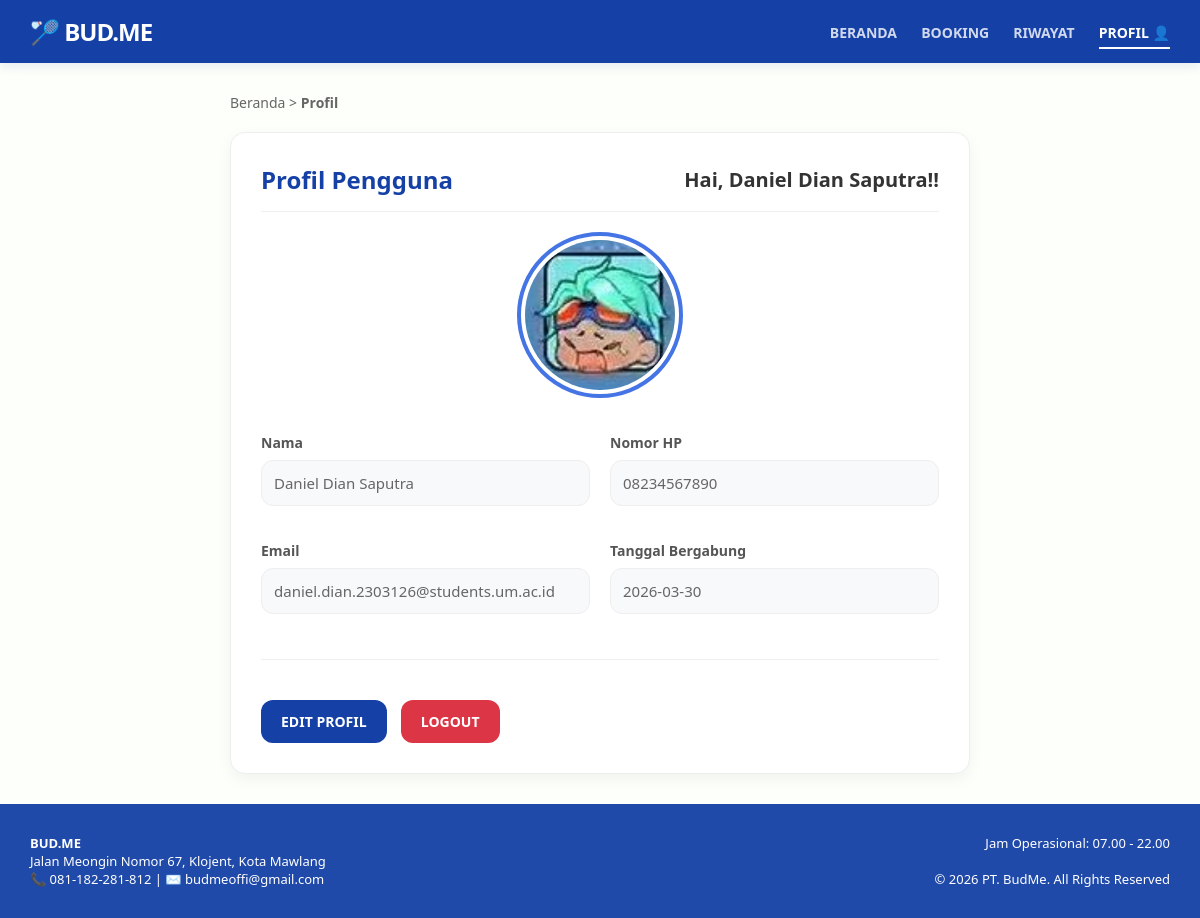
/index.php?page=profil (signed in), run on the app's committed database.
### tables this page shows
CREATE TABLE `users` (
  `id` int(11) NOT NULL,
  `nama` varchar(100) NOT NULL,
  `email` varchar(100) NOT NULL,
  `password` varchar(255) NOT NULL,
  `nomor_hp` varchar(20) DEFAULT NULL,
  `tanggal_bergabung` date DEFAULT NULL,
  `status_akun` enum('AKTIF','NONAKTIF') DEFAULT 'AKTIF',
  `foto` varchar(255) DEFAULT 'default_profile.png'
);

### controllers/ProfilController.php (called while the page is built, shortened)
<?php
require_once 'models/UserModel.php';
class ProfilController {
    private $userModel;
    public function __construct() {
        $database = new Database();
        $db = $database->getConnection();
        $this->userModel = new UserModel($db);
    }
    public function index() {
        $user_id = $_SESSION['user_id'];
        $profil = $this->userModel->getUserProfile($user_id);
        $is_edit = (isset($_GET['action']) && $_GET['action'] == 'edit');
        require_once 'views/profil.php';
    }
}
?>

### models/UserModel.php (called while the page is built, shortened)
<?php
class UserModel {
    private $conn;
    private $table_name = "users";
    public function __construct($db) {
        $this->conn = $db;
    }
    public function getUserProfile($user_id) {
        $query = "SELECT nama, email, nomor_hp, tanggal_bergabung, status_akun, foto FROM " . $this->table_name . " WHERE id = :id";
        $stmt = $this->conn->prepare($query);
        $stmt->bindParam(":id", $user_id);
        $stmt->execute();
        return $stmt->fetch(PDO::FETCH_ASSOC);
    }
}
?>

### views/profil.php (the view, shortened to what this page needs)
<!DOCTYPE html>
<html lang="id">
<head>
</head>
<body>
    <header>
        <h1>🏸 BUD.ME</h1>
        <nav>
            <a href="<?= BASE_URL ?>index.php?page=beranda">Beranda</a>
            <a href="<?= BASE_URL ?>index.php?page=booking">Booking</a>
            <a href="<?= BASE_URL ?>index.php?page=riwayat">Riwayat</a>
            <a href="<?= BASE_URL ?>index.php?page=profil" class="active">Profil 👤</a>
        </nav>
    </header>
    <div class="container">
        <div class="breadcrumb">Beranda > <strong>Profil</strong></div>
        <div class="profile-card">
            <div class="profile-header">
                <h2>Profil Pengguna</h2>
                <div class="greeting">Hai, <?= htmlspecialchars($_SESSION['nama'] ?? 'User'); ?>!!</div>
            </div>
            <div style="text-align: center; margin-bottom: 30px;">
                <img src="<?= BASE_URL ?>assets/images/profile/<?= htmlspecialchars($profil['foto'] ?? 'default_profile.png'); ?>" alt="Foto Profil" style="width: 150px; height: 150px; border-radius: 50%; object-fit: cover; border: 4px solid #4575e5; padding: 4px;">
            </div>
            <?php if($is_edit): ?>
                <form action="<?= BASE_URL ?>index.php?page=profil&action=edit" method="POST" enctype="multipart/form-data">
                    <div class="profile-grid">
                        <div class="form-group" style="grid-column: 1 / -1;">
                            <label>Nama Lengkap</label>
                            <input type="text" name="nama" class="editable-input" value="<?= htmlspecialchars($profil['nama'] ?? ''); ?>" required>
                        </div>
                        <div class="form-group">
                            <label>Nomor HP</label>
                            <input type="text" name="nomor_hp" class="editable-input" value="<?= htmlspecialchars($profil['nomor_hp'] ?? ''); ?>" required>
                        </div>
                        <div class="form-group">
                            <label>Ganti Foto Profil</label>
                            <input type="file" name="foto" class="editable-input" style="padding: 9px;">
                        </div>
                        <div class="form-group">
                            <label>Email (Terkunci)</label>
                            <div class="locked-value"><?= htmlspecialchars($profil['email'] ?? '-'); ?></div>
                        </div>
                        <div class="form-group">
                            <label>Status Akun</label>
                            <div class="locked-value" style="color: #4575e5; font-weight: bold;"><?= htmlspecialchars($profil['status_akun'] ?? 'AKTIF'); ?></div>
                        </div>
                    </div>
                    <div style="margin-top: 30px; border-top: 1px solid #eee; padding-top: 20px;">
                        <button type="submit" name="simpan_profil" class="btn-action btn-save">SIMPAN PERUBAHAN</button>
                        <a href="<?= BASE_URL ?>index.php?page=profil" class="btn-action btn-cancel">BATAL</a>
                    </div>
                </form>
            <?php else: ?>
                <div class="profile-grid">
                    <div class="form-group">
                        <label>Nama</label>
                        <div class="locked-value"><?= htmlspecialchars($profil['nama'] ?? 'Belum diatur'); ?></div>
                    </div>
                    <div class="form-group">
                        <label>Nomor HP</label>
                        <div class="locked-value"><?= htmlspecialchars($profil['nomor_hp'] ?? 'Belum diatur'); ?></div>
                    </div>
                    <div class="form-group">
                        <label>Email</label>
                        <div class="locked-value"><?= htmlspecialchars($profil['email'] ?? '-'); ?></div>
                    </div>
                    <div class="form-group">
                        <label>Tanggal Bergabung</label>
                        <div class="locked-value"><?= htmlspecialchars($profil['tanggal_bergabung'] ?? '-'); ?></div>
                    </div>
                </div>
                <div style="margin-top: 30px; border-top: 1px solid #eee; padding-top: 20px;">
                    <a href="<?= BASE_URL ?>index.php?page=profil&action=edit" class="btn-action btn-edit">EDIT PROFIL</a>
                    <a href="<?= BASE_URL ?>index.php?page=logout" class="btn-action btn-logout">LOGOUT</a>
                </div>
            <?php endif; ?>
        </div>
    </div>
    <footer>
        <div><strong>BUD.ME</strong><br>Jalan Meongin Nomor 67, Klojent, Kota Mawlang<br>📞 081-182-281-812 | ✉️ budmeoffi@gmail.com</div>
        <div style="text-align: right;">Jam Operasional: 07.00 - 22.00<br><br>&copy; 2026 PT. BudMe. All Rights Reserved</div>
    </footer>
</body>
</html>

### views/profil.php (style rules this page uses)
body { font-family: 'Segoe UI', Tahoma, Geneva, Verdana, sans-serif; margin: 0; background-color: #fdfffa; color: #333; display: flex; flex-direction: column; min-height: 100vh; }
header { background-color: #1541a6; color: white; padding: 15px 30px; display: flex; justify-content: space-between; align-items: center; box-shadow: 0 4px 10px rgba(21, 65, 166, 0.1); }
header h1 { margin: 0; font-size: 24px; font-weight: 800; letter-spacing: -1px; }
nav a { color: white; text-decoration: none; margin-left: 20px; font-weight: 600; font-size: 14px; text-transform: uppercase; transition: 0.3s; opacity: 0.8; }
nav a:hover, nav a.active { opacity: 1; border-bottom: 2px solid white; padding-bottom: 5px; }
.container { padding: 30px; max-width: 800px; margin: 0 auto; flex: 1; width: 100%; box-sizing: border-box; }
.breadcrumb { font-size: 14px; color: #666; margin-bottom: 20px; font-weight: 500; }
.profile-card { background: white; padding: 30px; border-radius: 15px; box-shadow: 0 5px 15px rgba(0,0,0,0.05); border: 1px solid #eee; margin-top: 20px; }
.profile-header { display: flex; justify-content: space-between; align-items: center; border-bottom: 1px solid #eee; padding-bottom: 15px; margin-bottom: 20px; }
.profile-header h2 { margin: 0; color: #1541a6; font-weight: 800; }
.greeting { font-size: 20px; font-weight: bold; color: #333; }
.profile-grid { display: grid; grid-template-columns: 1fr 1fr; gap: 20px; }
.form-group { margin-bottom: 15px; }
.form-group label { display: block; font-weight: 600; margin-bottom: 8px; color: #555; font-size: 14px; }
.locked-value { padding: 12px; background-color: #f8f9fa; border: 1px solid #eee; border-radius: 12px; font-size: 15px; color: #666; }
.btn-action { display: inline-block; padding: 12px 20px; color: white; text-decoration: none; border-radius: 12px; font-weight: bold; text-align: center; margin-top: 20px; border: none; cursor: pointer; font-size: 14px; transition: 0.3s; }
.btn-edit { background-color: #1541a6; }
.btn-logout { background-color: #dc3545; margin-left: 10px; }
footer { background-color: #1541a6; color: white; padding: 30px; margin-top: auto; font-size: 13px; width: 100%; box-sizing: border-box; display: flex; justify-content: space-between; opacity: 0.95; }

### data on the page
users: foto (picture), nama "Daniel Dian Saputra", nomor_hp "08234567890", email "daniel.dian.2303126@students.um.ac.id", tanggal_bergabung "2026-03-30"

### other printed values
$_SESSION['nama'] "Daniel Dian Saputra"
